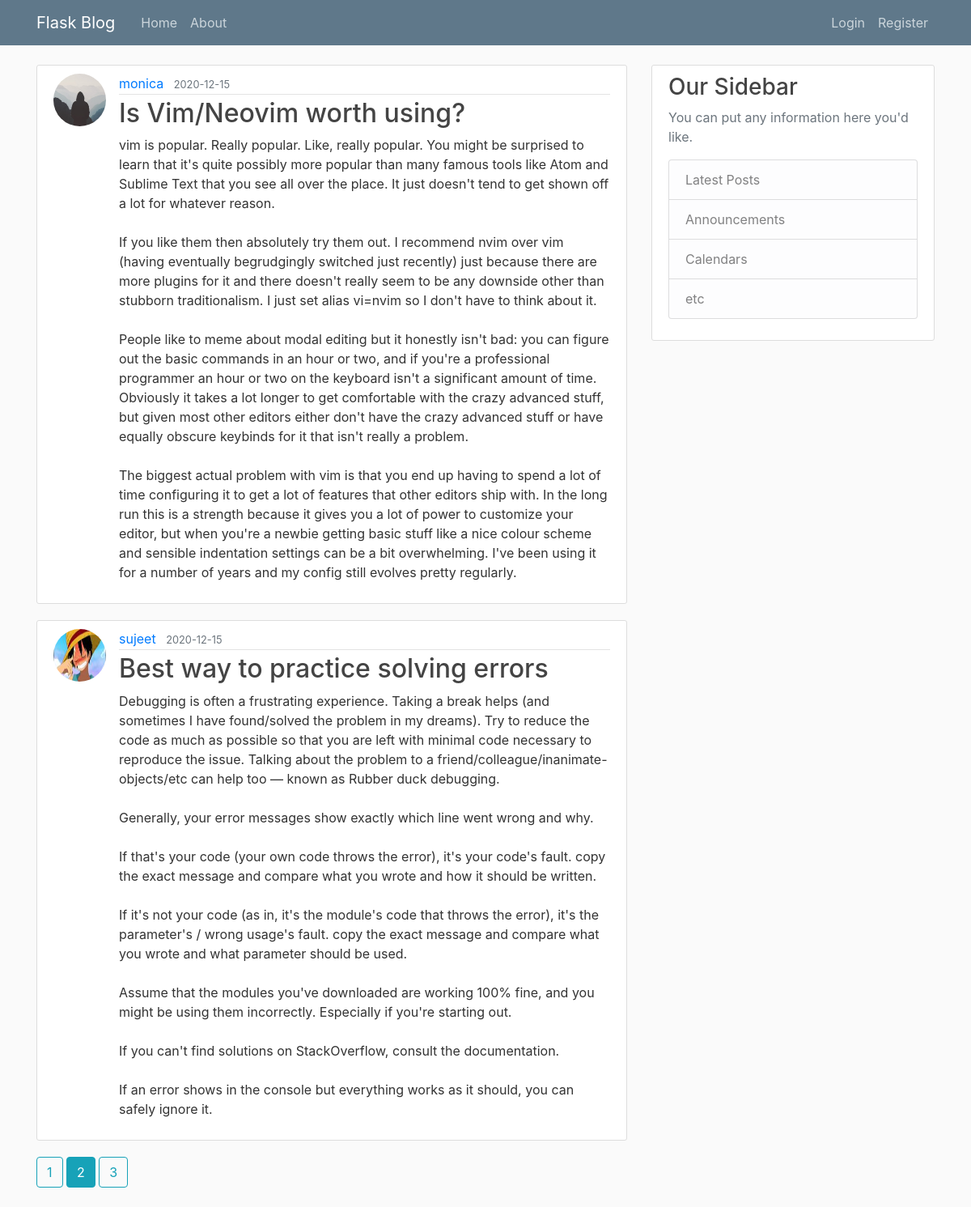
The page /home?page=2 on the database its author committed.
### flaskblog/models.py (models this page shows, shortened)
class Post(db.Model):
    id = db.Column(db.Integer, primary_key=True)
    title = db.Column(db.String(100), nullable=False)
    date_posted = db.Column(db.DateTime, nullable=False, default=datetime.utcnow)
    content = db.Column(db.Text, nullable=False)
    user_id = db.Column(db.Integer, db.ForeignKey('user.id'), nullable=False)

class User(db.Model, UserMixin):
    id = db.Column(db.Integer, primary_key=True)
    username = db.Column(db.String(20), unique=True, nullable=False)
    email = db.Column(db.String(120), unique=True, nullable=False)
    image_file = db.Column(db.String(20), nullable=False, default='default.jpg')
    password = db.Column(db.String(60), nullable=False)
    posts = db.relationship('Post', backref='author', lazy=True)

### flaskblog/main/routes.py (the view)
@main.route('/')
@main.route('/home')
def home():
    page = request.args.get('page',1,type=int)
    posts = Post.query.order_by(Post.date_posted.desc()).paginate(page=page,per_page=2)
    return render_template('home.html', posts=posts)

### flaskblog/templates/home.html
{% extends "layout.html" %}
{% block content %}
{% for post in posts.items %}
<article class="media content-section">
    <img class="rounded-circle article-img"
        src="{{ url_for('static', filename='profile_pics/' + post.author.image_file) }}">
    <div class="media-body">
        <div class="article-metadata">
            <a class="mr-2" href={{ url_for('users.user_posts',
                username=post.author.username) }}>{{ post.author.username }}
            </a>
            <small class="text-muted">{{ post.date_posted.strftime('%Y-%m-%d')
                }}</small>
        </div>
        <h2><a class="article-title"
                href="{{ url_for('posts.post', post_id=post.id)}}">{{ post.title
                }}</a>
        </h2>
        <p class="article-content">{{ post.content }}</p>
    </div>
</article>
{% endfor %}
{% for page_num in posts.iter_pages(left_edge=1, right_edge=1, left_current=1,
right_current=2) %}
{% if page_num %}
{% if posts.page == page_num %}
<a class="btn btn-info mb-4" href="{{ url_for('main.home', page=page_num) }}">{{
    page_num }}</a>
{% else %}
<a class="btn btn-outline-info mb-4"
    href="{{ url_for('main.home', page=page_num) }}">{{ page_num }}</a>
{% endif %}
{% else %}
...
{% endif %}
{% endfor %}
{% endblock content %}

### flaskblog/static/main.css (style rules this page uses)
body { background: #fafafa; color: #333333; margin-top: 5rem; }
h1, h2, h3, h4, h5, h6 { color: #444444; }
.content-section { background: #ffffff; padding: 10px 20px; border: 1px solid #dddddd; border-radius: 3px; margin-bottom: 20px; }
.article-title { color: #444444; }
.article-content { white-space: pre-line; }
.article-img { height: 65px; width: 65px; margin-right: 16px; }
.article-metadata { padding-bottom: 1px; margin-bottom: 4px; border-bottom: 1px solid #e3e3e3 }

### rows shown on the page
Post: image_file (placeholder picture), author.username "monica", date_posted "2020-12-15", title "Is Vim/Neovim worth using?", content "vim is popular. Really popular. Like, really popular. You might be surprised to learn that it's quite possibly more popular than many famous tools like Atom and Sublime Text that you see all over the place. It just doesn't tend to get shown off a lot for whatever reason. If you like them then absolutely try them out. I recommend nvim over vim (having eventually begrudgingly switched just recently) just because there are more plugins for it and there doesn't really seem to be any downside other than stubborn traditionalism. I just set alias vi=nvim so I don't have to think about it. People like to meme about modal editing but it honestly isn't bad: you can figure out the basic commands in an…"
Post: image_file (picture), author.username "sujeet", date_posted "2020-12-15", title "Best way to practice solving errors", content "Debugging is often a frustrating experience. Taking a break helps (and sometimes I have found/solved the problem in my dreams). Try to reduce the code as much as possible so that you are left with minimal code necessary to reproduce the issue. Talking about the problem to a friend/colleague/inanimate-objects/etc can help too — known as Rubber duck debugging. Generally, your error messages show exactly which line went wrong and why. If that's your code (your own code throws the error), it's your code's fault. copy the exact message and compare what you wrote and how it should be written. If it's not your code (as in, it's the module's code that throws the error), it's the parameter's / wrong…"

### other values the page prints
{{ page_num }} "1" "3"
{{ page_num }} "2"
